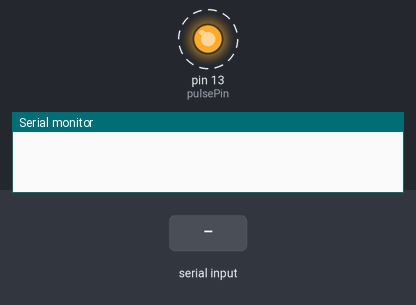
Bench run of a sketch on a simulated Arduino Uno, built with avr-gcc and run on an emulated ATmega328P. On the bench: output pins drawn as LEDs (lit = HIGH), the last lines printed to the serial monitor. Dashed ring = blinking. The test bench sets the inputs (shaded band).

Above: at 1.2 s.
1.3 s: "10\n" received over Serial
2.8 s: "90,45\n" received over Serial
At 3.8 s:
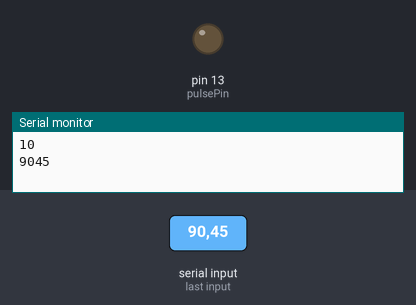
4.3 s: byte 10 (10) received over Serial
At 4.9 s:
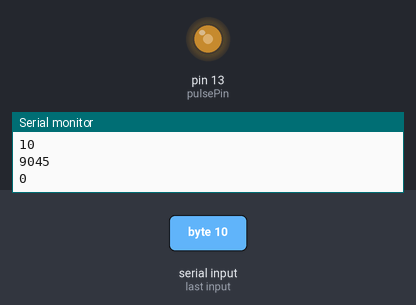
5.8 s: "30,150\n" received over Serial
At 6.7 s:
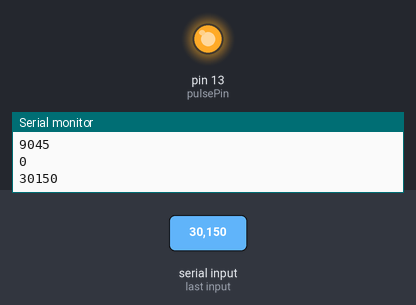
7.3 s: "5\n" received over Serial
At 8.5 s:
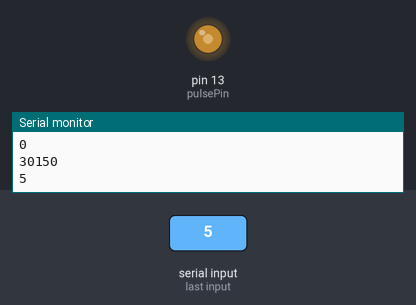
8.8 s: "200\n" received over Serial
At 8.95 s:
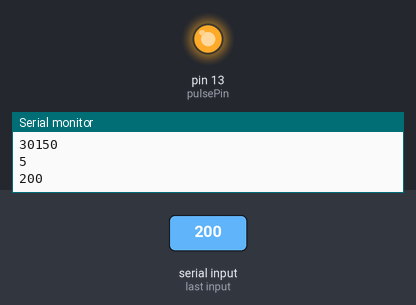
Timing chart, 0 to 12.8 s (numbered marks = the images above; inputs shaded):
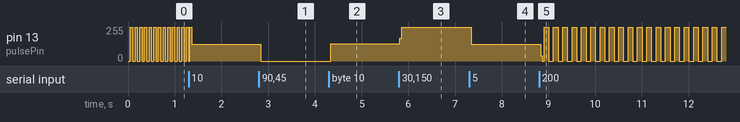

The sketch:

ch18r3.pde
```cpp
/*
  pulseTimer2
  pulse a pin at a rate set from serial input
 */

#include <MsTimer2.h>

const int pulsePin = 13;

int period = 100; // 10 milliseconds
boolean output = HIGH; // the state of the pulse pin

void setup()
{
  pinMode(pulsePin, OUTPUT);
  Serial.begin(9600);

  MsTimer2::set(period/2, flash);
  MsTimer2::start();

  period= 0; // reset to zero ready for serial input
}

void loop()
{
   if( Serial.available())
  {
    char ch = Serial.read();
    if(ch >= '0' && ch <= '9') // is this an ascii digit between 0 and 9?
    {
       period = (period * 10) + (ch - '0'); // yes, accumulate the value
    }
    else if (ch == 10)  // is the character the newline character
    {
       Serial.println(period);
       MsTimer2::set(period/2, flash);
       MsTimer2::start();
       period = 0; // reset to 0 ready for the next sequence of digits
    }
  }

}

void flash()
{
  digitalWrite(pulsePin, output);
  output = !output;  // invert the output
}
```

Measured:
- after the input at 2.8 s, pin 13 (pulsePin): 127/255 → 0/255 at once
- after the input at 4.3 s, pin 13 (pulsePin): 0/255 → 128/255 at once
- after the input at 5.8 s, pin 13 (pulsePin): 128/255 → 255/255 at once
- after the input at 7.3 s, pin 13 (pulsePin): 255/255 → 127/255 after 0.05 s
- after the input at 8.8 s, pin 13 (pulsePin): 127/255 → 38/255 at once, then moves between 0/255 and 255/255, repeating every 0.80 s
